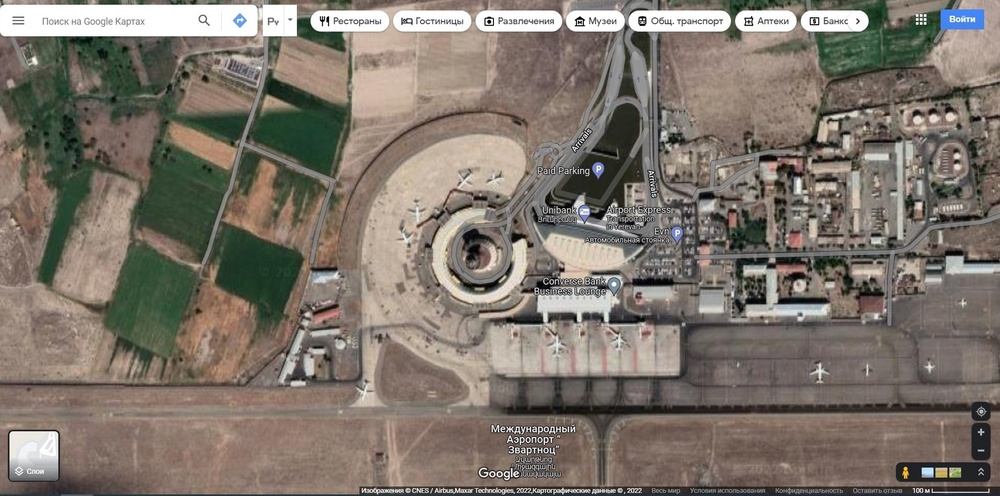
#> input picture aia.jpg, 1000 x 496 px, shrunk from 1903 x 943 before the run
$ python main.py
#> lines starting #> are read from the running program, lines starting #| are printed output that depends on the picture; after the words box and inside, x2 and y2 are one past the last pixel; in counts of white or black regions, pixels touching at a corner belong together; long printed decimals are rounded
import cv2 as cv
import numpy as np


aia_img = cv.imread('aia.jpg', cv.IMREAD_UNCHANGED)
#> aia_img is the input picture: shape (496, 1000, 3); mean B, G, R 107.6, 117.1, 125.9
air_img = cv.imread('air.jpg', cv.IMREAD_UNCHANGED)
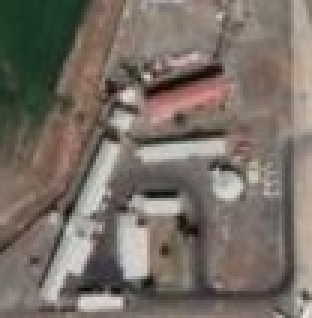
#> input picture air.jpg, 104 x 106 px, shrunk from 197 x 202 before the run (shown 3 times larger)
#> air_img is the input picture: shape (106, 104, 3); mean B, G, R 102.2, 110.8, 119.9

result = cv.matchTemplate(aia_img, air_img, cv.TM_CCOEFF_NORMED)
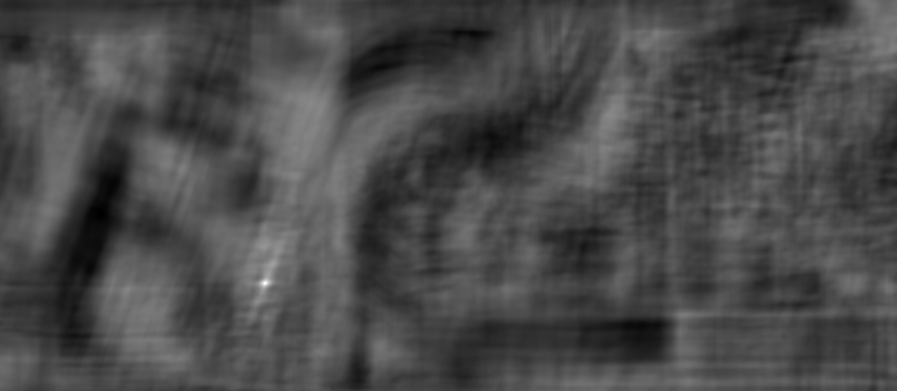
#> result: shape (391, 897) float32; min -0.401, max 0.971, mean -0.00203; drawn with min black and max white

min_val, max_val, min_loc, max_loc = cv.minMaxLoc(result)
#> min_val = -0.401; max_val = 0.971; min_loc = (101, 214); max_loc = (265, 283)


print('Best match top left position: %s' % str(max_loc))
#| Best match top left position: (265, 283)
print('Best match confidence: %s' % max_val)
#| Best match confidence: 0.9706

threshold = 0.8
if max_val >= threshold:
    print('Found needle.')


    air_w = air_img.shape[1]
#> air_w = 104
    air_h = air_img.shape[0]
#> air_h = 106

    top_left = max_loc
#> top_left = (265, 283)
    bottom_right = (top_left[0] + air_w, top_left[1] + air_h)
#> bottom_right = (369, 389)

    cv.rectangle(aia_img, top_left, bottom_right,
                color=(0, 255, 0), thickness=2, lineType=cv.LINE_4)
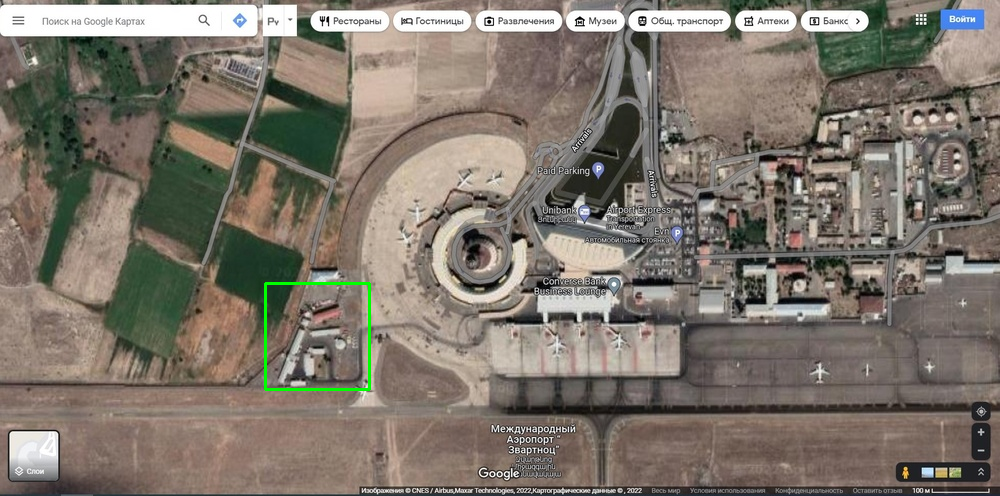
#> aia_img: shape (496, 1000, 3); 0.25% of pixels changed, all inside (x1, y1, x2, y2) = (264, 282, 371, 391)

    cv.imshow('Result', aia_img)
    cv.waitKey()
    cv.imwrite('result.jpg', aia_img)

else:
    print('Needle not found.')


# cv.imshow('Result', result)
# cv.waitKey()
